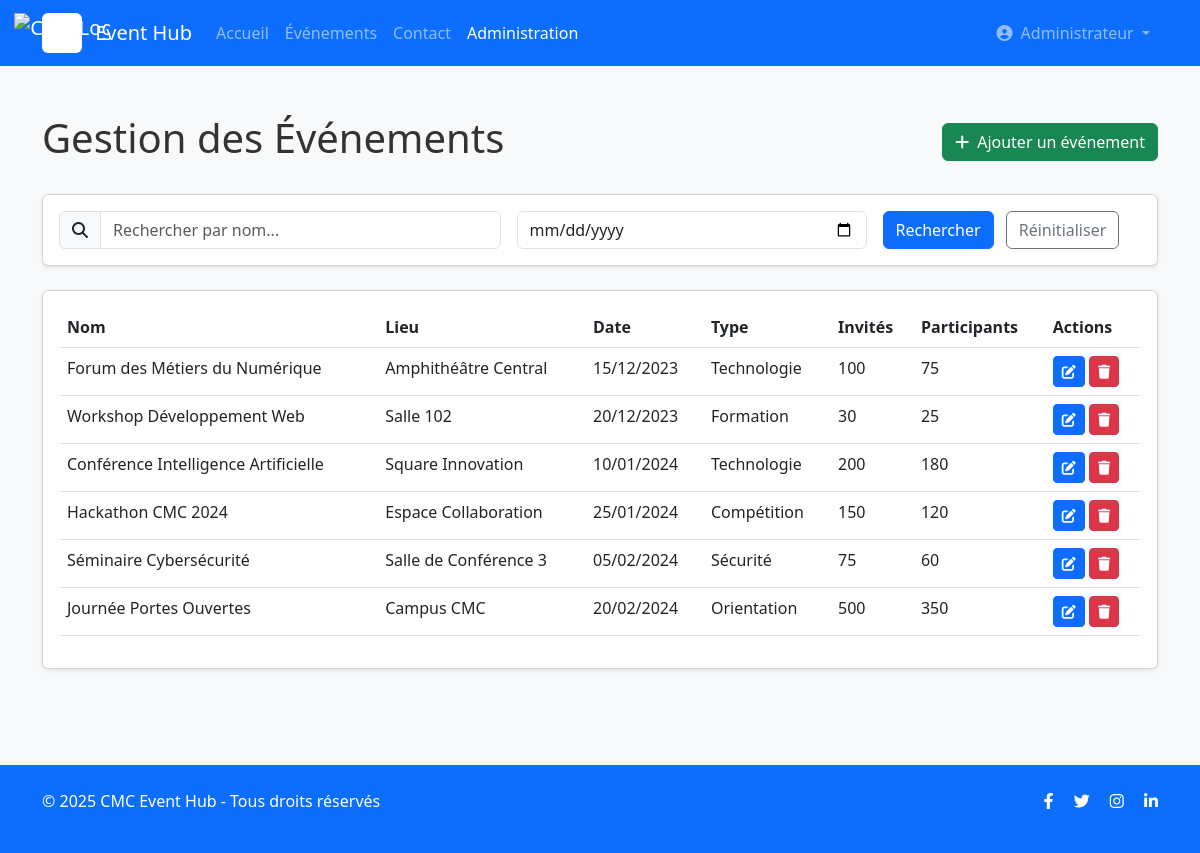
/admin/events.php (signed in), run on the app's committed database.
### tables this page shows
CREATE TABLE events (
  id INT AUTO_INCREMENT PRIMARY KEY,
  title VARCHAR(255) NOT NULL,
  date DATE NOT NULL,
  location VARCHAR(255) NOT NULL,
  description TEXT NOT NULL,
  price VARCHAR(100) NOT NULL,
  image VARCHAR(255) NOT NULL,
  category VARCHAR(100) NOT NULL,
  invited_count INT DEFAULT 0,
  attendee_count INT DEFAULT 0
);

### admin/events.php (the view, shortened to what this page needs)
<?php
require_once '../config/db_connect.php';
$search_term = isset($_GET['search']) ? $_GET['search'] : '';
$search_date = isset($_GET['date']) ? $_GET['date'] : '';
$sql = "SELECT * FROM events WHERE 1=1";
$sql .= " ORDER BY date ASC";
$result = $conn->query($sql);
$events = [];
if ($result && $result->num_rows > 0) {
    while ($row = $result->fetch_assoc()) {
        $events[] = $row;
    }
}
include '../includes/header.php';
?>
<div class="container py-5">
    <div class="d-flex justify-content-between align-items-center mb-4">
        <h1>Gestion des Événements</h1>
        <a href="add_event.php" class="btn btn-success">
            <i class="fas fa-plus me-2"></i>Ajouter un événement
        </a>
    </div>
    <div class="card shadow-sm mb-4">
        <div class="card-body">
            <form action="events.php" method="GET" class="row g-3">
                <div class="col-md-5">
                    <div class="input-group">
                        <span class="input-group-text"><i class="fas fa-search"></i></span>
                        <input type="text" class="form-control" placeholder="Rechercher par nom..." name="search" value="<?php echo htmlspecialchars($search_term); ?>">
                    </div>
                </div>
                <div class="col-md-4">
                    <input type="date" class="form-control" name="date" value="<?php echo htmlspecialchars($search_date); ?>">
                </div>
                <div class="col-md-3">
                    <button type="submit" class="btn btn-primary me-2">Rechercher</button>
                    <a href="events.php" class="btn btn-outline-secondary">Réinitialiser</a>
                </div>
            </form>
        </div>
    </div>
    <div class="card shadow-sm">
        <div class="card-body">
            <div class="table-responsive">
                <table class="table table-hover">
                    <thead>
                        <tr>
                            <th>Nom</th>
                            <th>Lieu</th>
                            <th>Date</th>
                            <th>Type</th>
                            <th>Invités</th>
                            <th>Participants</th>
                            <th>Actions</th>
                        </tr>
                    </thead>
                    <tbody>
                        <?php if (count($events) > 0): ?>
                            <?php foreach ($events as $event): ?>
                                <tr>
                                    <td><?php echo htmlspecialchars($event['title']); ?></td>
                                    <td><?php echo htmlspecialchars($event['location']); ?></td>
                                    <td><?php echo date('d/m/Y', strtotime($event['date'])); ?></td>
                                    <td><?php echo htmlspecialchars($event['category']); ?></td>
                                    <td><?php echo $event['invited_count']; ?></td>
                                    <td><?php echo $event['attendee_count']; ?></td>
                                    <td>
                                        <a href="edit_event.php?id=<?php echo $event['id']; ?>" class="btn btn-sm btn-primary">
                                            <i class="fas fa-edit"></i>
                                        </a>
                                        <a href="#" class="btn btn-sm btn-danger" data-bs-toggle="modal" data-bs-target="#deleteModal<?php echo $event['id']; ?>">
                                            <i class="fas fa-trash"></i>
                                        </a>
                                    </td>
                                </tr>
                            <?php endforeach; ?>
                        <?php else: ?>
                            <tr>
                                <td colspan="7" class="text-center py-4">Aucun événement ne correspond à votre recherche.</td>
                            </tr>
                        <?php endif; ?>
                    </tbody>
                </table>
            </div>
        </div>
    </div>
</div>
<?php
include '../includes/footer.php';
?>

### css/style.css (style rules this page uses)
body { font-family: 'Segoe UI', Tahoma, Geneva, Verdana, sans-serif; background-color: #f8f9fa; color: #333; }

### data on the page
events: title "Forum des Métiers du Numérique", location "Amphithéâtre Central", date "15/12/2023", category "Technologie", invited_count "100", attendee_count "75"
events: title "Workshop Développement Web", location "Salle 102", date "20/12/2023", category "Formation", invited_count "30", attendee_count "25"
events: title "Conférence Intelligence Artificielle", location "Square Innovation", date "10/01/2024", category "Technologie", invited_count "200", attendee_count "180"
events: title "Hackathon CMC 2024", location "Espace Collaboration", date "25/01/2024", category "Compétition", invited_count "150", attendee_count "120"
events: title "Séminaire Cybersécurité", location "Salle de Conférence 3", date "05/02/2024", category "Sécurité", invited_count "75", attendee_count "60"
events: title "Journée Portes Ouvertes", location "Campus CMC", date "20/02/2024", category "Orientation", invited_count "500", attendee_count "350"

### other printed values
$_SESSION['user_name'] "Administrateur"
